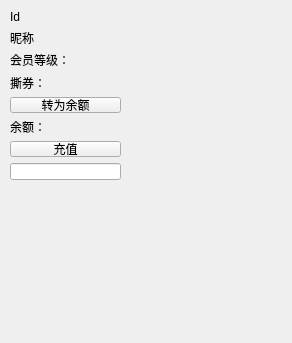
<?xml version="1.0" encoding="UTF-8"?>
<ui version="4.0">
 <class>UserInfoWidget</class>
 <widget class="QWidget" name="UserInfoWidget">
  <property name="geometry">
   <rect>
    <x>0</x>
    <y>0</y>
    <width>292</width>
    <height>343</height>
   </rect>
  </property>
  <property name="windowTitle">
   <string>Form</string>
  </property>
  <widget class="QWidget" name="verticalLayoutWidget">
   <property name="geometry">
    <rect>
     <x>10</x>
     <y>10</y>
     <width>111</width>
     <height>170</height>
    </rect>
   </property>
   <layout class="QVBoxLayout" name="verticalLayout">
    <item>
     <widget class="QLabel" name="idLabel">
      <property name="text">
       <string>Id</string>
      </property>
     </widget>
    </item>
    <item>
     <widget class="QLabel" name="nameLabel">
      <property name="text">
       <string>昵称</string>
      </property>
     </widget>
    </item>
    <item>
     <widget class="QLabel" name="levelLabel">
      <property name="text">
       <string>会员等级：</string>
      </property>
     </widget>
    </item>
    <item>
     <widget class="QLabel" name="tokenLabel">
      <property name="text">
       <string>撕券：</string>
      </property>
     </widget>
    </item>
    <item>
     <widget class="QPushButton" name="turnButton">
      <property name="text">
       <string>转为余额</string>
      </property>
     </widget>
    </item>
    <item>
     <widget class="QLabel" name="balanceLabel">
      <property name="text">
       <string>余额：</string>
      </property>
     </widget>
    </item>
    <item>
     <widget class="QPushButton" name="addBtn">
      <property name="text">
       <string>充值</string>
      </property>
     </widget>
    </item>
    <item>
     <widget class="QLineEdit" name="balanceEdit"/>
    </item>
   </layout>
  </widget>
 </widget>
 <resources/>
 <connections/>
</ui>
